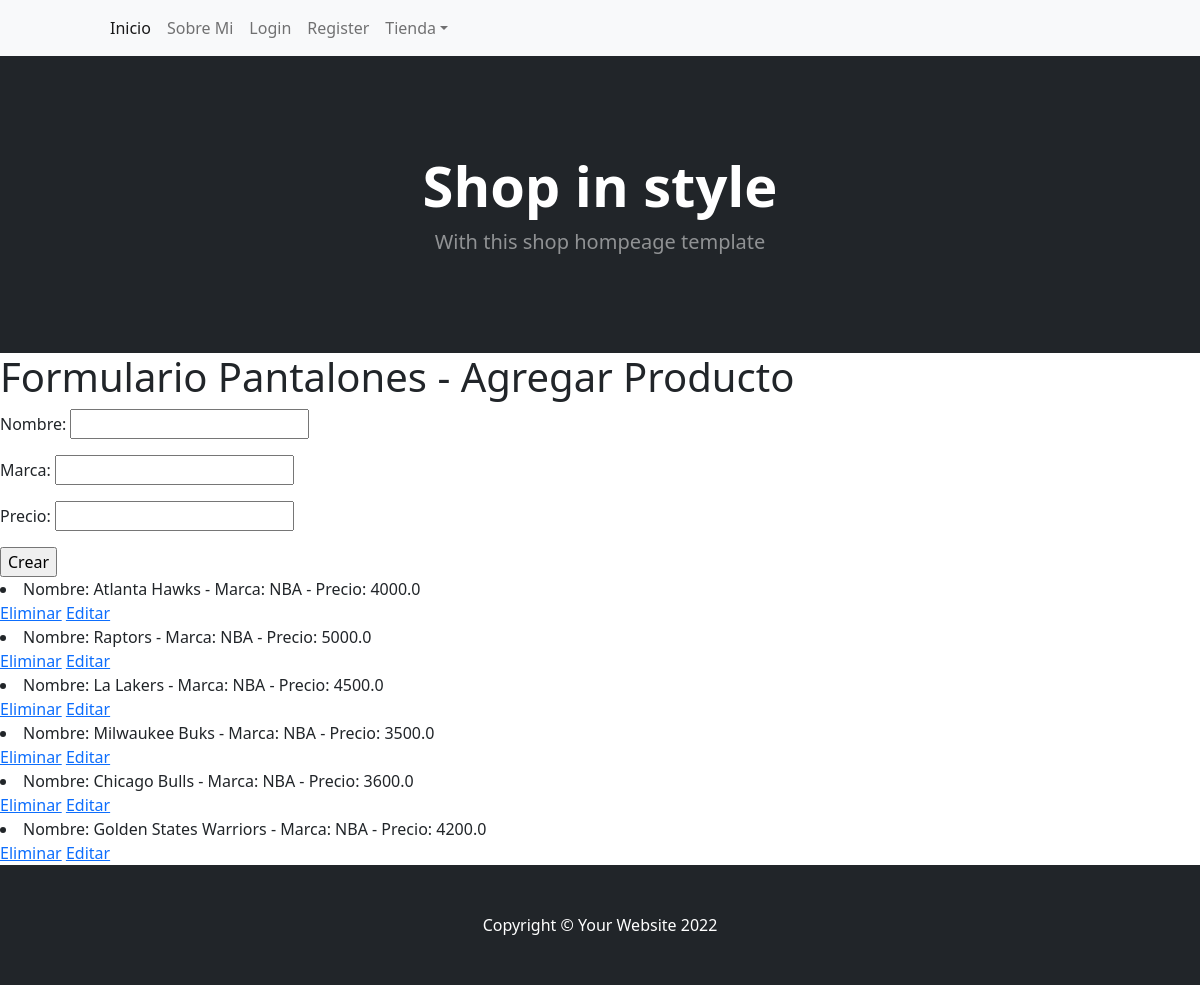
Page /productos/pantalones/ on the committed database.
### productos/models.py (models this page shows)
class pantalones(models.Model):
    nombre = models.CharField(max_length=150)
    marca = models.CharField(max_length=150)
    precio = models.FloatField()
    def __str__(self):
        return f"Nombre: {self.nombre} - Marca: {self.marca} - Precio: {self.precio}"

### productos/views.py (the view, shortened to what this page needs)
# urls.py: path("pantalones/", Pantalones, name="pantalones"),
def Pantalones(request):
    Pantalones = pantalones.objects.all()
    if request.method == "GET":
        formulario = formularioPantalones
        context = {
            "pantalon": Pantalones,
            "formulario": formulario
        }
        return render(request, "productos/pantalones.html", context)

### productos/templates/productos/pantalones.html (shortened to what this page needs)
<!DOCTYPE html>
<html lang="en">
    <head>
        {% load static %}
        <link href="https://cdn.jsdelivr.net/npm/bootstrap-icons@1.5.0/font/bootstrap-icons.css" rel="stylesheet" />
        <link href="{% static 'productos/css/styles.css' %}" rel="stylesheet" />
    </head>
    <body>
        <nav class="navbar navbar-expand-lg navbar-light bg-light">
            <div class="container px-4 px-lg-5">
                <div class="collapse navbar-collapse" id="navbarSupportedContent">
                    <ul class="navbar-nav me-auto mb-2 mb-lg-0 ms-lg-4">
                        <li class="nav-item"><a class="nav-link active" aria-current="page" href="/productos/">Inicio</a></li>
                        <li class="nav-item"><a class="nav-link" href="#!">Sobre Mi</a></li>
                        <li class="nav-item"><a class="nav-link" href="/auth/login/">Login</a></li>
                        <li class="nav-item"><a class="nav-link" href="/auth/register/">Register</a></li>
                        <li class="nav-item dropdown">
                            <a class="nav-link dropdown-toggle" id="navbarDropdown" href="#" role="button" data-bs-toggle="dropdown" aria-expanded="false">Tienda</a>
                        </li>
                    </ul>
                </div>
            </div>
        </nav>
        <header class="bg-dark py-5">
            <div class="container px-4 px-lg-5 my-5">
                <div class="text-center text-white">
                    <h1 class="display-4 fw-bolder">Shop in style</h1>
                    <p class="lead fw-normal text-white-50 mb-0">With this shop hompeage template</p>
                </div>
            </div>
        </header>
        <div>
            <h1>Formulario Pantalones - Agregar Producto</h1>
                <form " method="post">{% csrf_token %}
                    {{ formulario.as_p }}
                    <input type="submit" value="Crear">
                </form>
                {% for p in pantalon %}
                    <li>{{p}}</li> <a href="{%url 'EliminarPantalones' p.id %}">Eliminar</a>
                    <a href="{%url 'EditarPantalones' p.id %}">Editar</a>
                {% endfor %}
        <footer class="py-5 bg-dark">
            <div class="container"><p class="m-0 text-center text-white">Copyright &copy; Your Website 2022</p></div>
        </footer>
    </body>
</html>

### rows in the picture
pantalones: nombre+marca+precio "Nombre: Atlanta Hawks - Marca: NBA - Precio: 4000.0"
pantalones: nombre+marca+precio "Nombre: Raptors - Marca: NBA - Precio: 5000.0"
pantalones: nombre+marca+precio "Nombre: La Lakers - Marca: NBA - Precio: 4500.0"
pantalones: nombre+marca+precio "Nombre: Milwaukee Buks - Marca: NBA - Precio: 3500.0"
pantalones: nombre+marca+precio "Nombre: Chicago Bulls - Marca: NBA - Precio: 3600.0"
pantalones: nombre+marca+precio "Nombre: Golden States Warriors - Marca: NBA - Precio: 4200.0"
